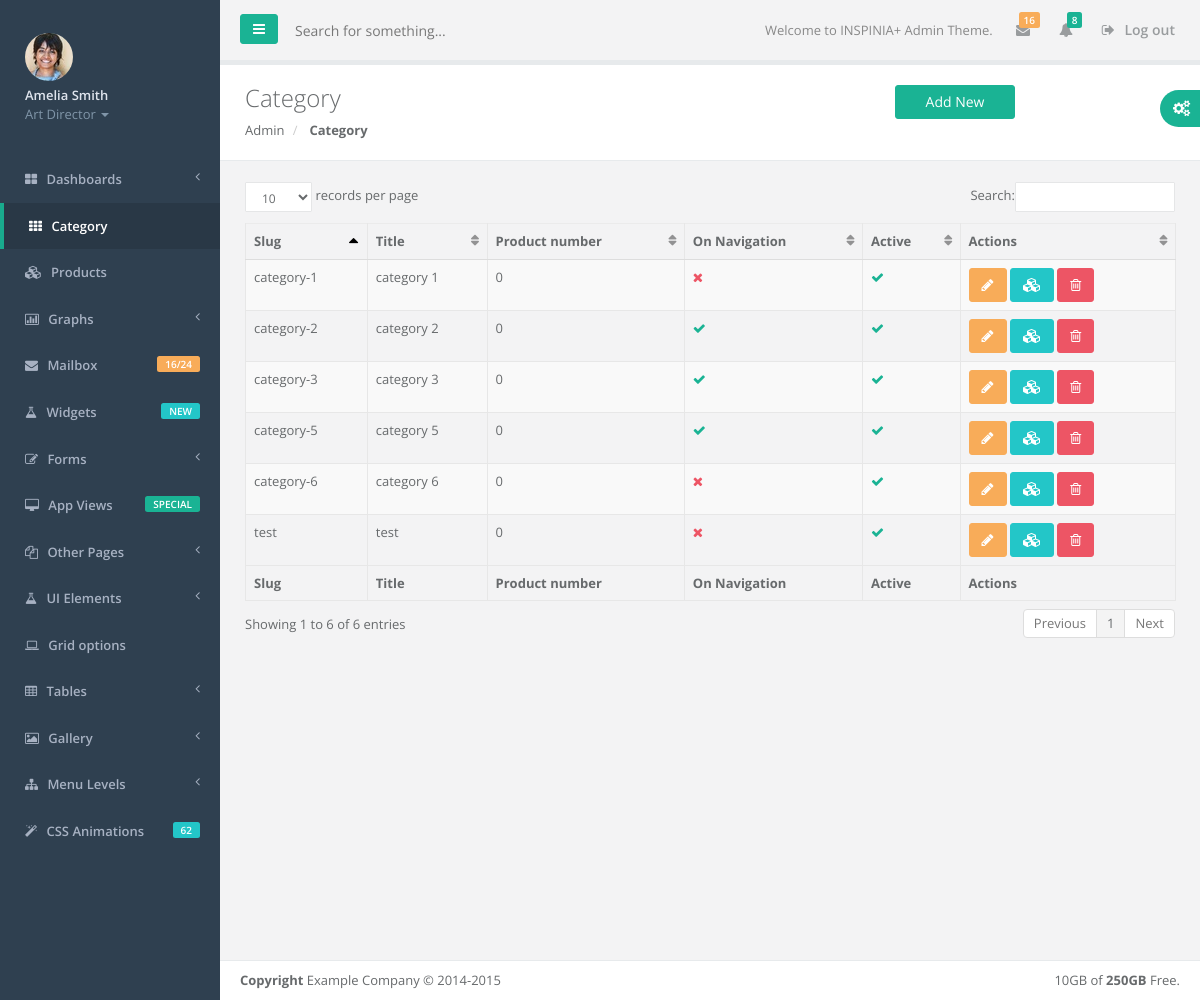
Page /admin/category.php on the earlier database version.
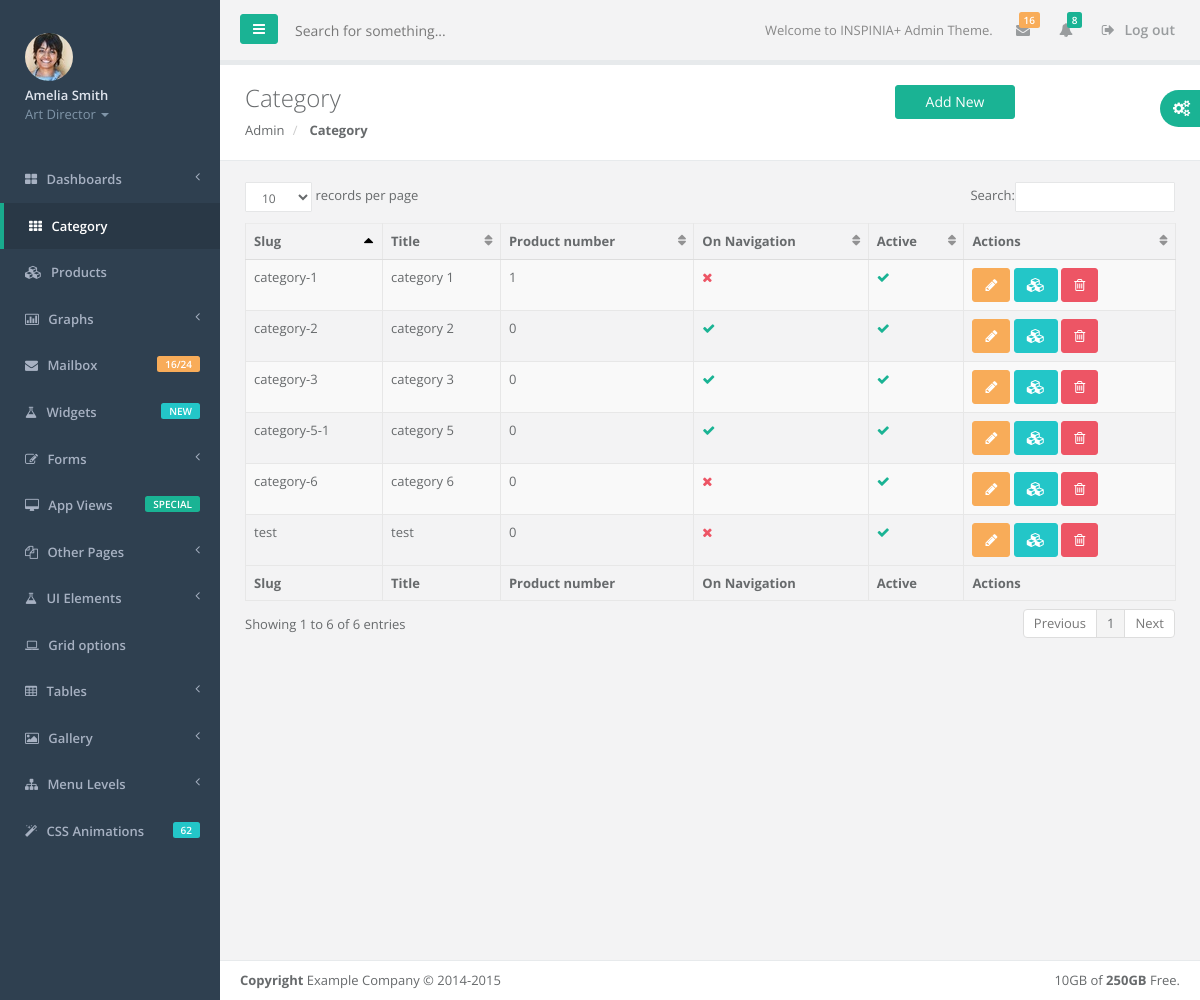
Same page on the later database version.
### tables this page shows
CREATE TABLE IF NOT EXISTS `category` (
  `id` int(11) NOT NULL AUTO_INCREMENT,
  `title` varchar(1000) NOT NULL,
  `description` longtext,
  `image` varchar(255) DEFAULT NULL,
  `slug` varchar(1000) NOT NULL,
  `parent_id` int(11) DEFAULT NULL,
  `is_active` bit(1) NOT NULL DEFAULT b'1',
  `on_navigation` bit(1) NOT NULL DEFAULT b'1',
  `order` int(3) NOT NULL DEFAULT '1',
  `seo_title` varchar(1000) DEFAULT NULL,
  `seo_description` varchar(1000) DEFAULT NULL,
  `seo_tags` varchar(1000) DEFAULT NULL,
  `updated` datetime NOT NULL DEFAULT CURRENT_TIMESTAMP ON UPDATE CURRENT_TIMESTAMP,
  PRIMARY KEY (`id`),
  UNIQUE KEY `slug` (`slug`),
  KEY `FK_category_category` (`parent_id`),
  CONSTRAINT `FK_category_category` FOREIGN KEY (`parent_id`) REFERENCES `category` (`id`) ON DELETE SET NULL
);

### admin/category.php (the view, shortened to what this page needs)
<?php
include "connect.php";
$sql = "SELECT * , (select count(id) FROM product WHERE product.category_id = category.id) as pnum  FROM category ";
$category = $conn->query($sql);
?>
<!DOCTYPE html>
<html>
<head>
    <link href="css/bootstrap.min.css" rel="stylesheet">
    <link href="font-awesome/css/font-awesome.css" rel="stylesheet">
    <link href="css/plugins/dataTables/dataTables.bootstrap.css" rel="stylesheet">
    <link href="css/animate.css" rel="stylesheet">
    <link href="css/style.css" rel="stylesheet">
</head>
<body>
    <div id="wrapper">
        <?php include "layouts/nav.php" ?>
        <div id="page-wrapper" class="gray-bg">
        <div class="row border-bottom">
        <nav class="navbar navbar-static-top" role="navigation" style="margin-bottom: 0">
            <?php include "layouts/header.php" ; ?>
        </nav>
        </div>
            <div class="row wrapper border-bottom white-bg page-heading">
                <div class="col-lg-10">
                    <h2>
                        Category
                        <a href="category-form.html" class="btn btn-w-m btn-primary pull-right">Add New</a>
                    </h2>
                    <ol class="breadcrumb">
                        <li>
                            <a href="index.html">Admin</a>
                        </li>
                        <li class="active">
                            <strong>Category</strong>
                        </li>
                    </ol>
                </div>
                <div class="col-lg-2">
                </div>
            </div>
        <div class="wrapper wrapper-content animated fadeInRight">
            <div class="row">
                <div class="col-lg-12">
                </div>
            </div>
            <div class="row">
                <div class="col-lg-12">
                    <table class="table table-striped table-bordered table-hover dataTables-example" >
                        <thead>
                            <tr>
                                <th>Slug</th>
                                <th>Title</th>
                                <th>Product number</th>
                                <th>On Navigation</th>
                                <th>Active</th>
                                <th>Actions</th>
                            </tr>
                        </thead>
                        <tbody>
                            <?php
                                while($row = $category->fetch_assoc()) {
                            ?>
                            <tr class="gradeX">
                                <td><?php echo $row["slug"]?></td>
                                <td><?php echo $row["title"]?></td>
                                <td class="center"><?php echo $row["pnum"]?></td>
                                <td class="center"><?php if ( $row["on_navigation"] == 1){echo '<i class="fa fa-check text-navy"></i>';}else{echo '<i class="fa fa-times text-danger"></i>';}?></td>
                                <td class="center"><?php if ( $row["is_active"] == 1){echo '<i class="fa fa-check text-navy"></i>';}else{echo '<i class="fa fa-times text-danger"></i>';}?></td>
                                <td class="center">
                                    <a class="btn btn-warning btn-bitbucket" href="category-form.html?id=<?php echo $row["id"]; ?>">
                                        <i class="fa fa-pencil"></i>
                                    </a>
                                    <a class="btn btn-info btn-bitbucket" href="products.html?category=<?php echo $row["id"]; ?>">
                                        <i class="fa fa-cubes"></i>
                                    </a>
                                    <a class="btn btn-danger btn-bitbucket">
                                        <i class="fa fa-trash-o"></i>
                                    </a>
                                </td>
                            </tr>
                            <?php } ?>
                        </tbody>
                        <tfoot>
                            <tr>
                                <th>Slug</th>
                                <th>Title</th>
                                <th>Product number</th>
                                <th>On Navigation</th>
                                <th>Active</th>
                                <th>Actions</th>
                            </tr>
                        </tfoot>
                    </table>
                </div>
            </div>
        </div>
        <div class="footer">
            <div class="pull-right">
                10GB of <strong>250GB</strong> Free.
            </div>
            <div>
                <strong>Copyright</strong> Example Company &copy; 2014-2015
            </div>
        </div>
        </div>
        </div>
</body>
</html>

Differences in the rows shown:
changed category "category-1": pnum "0" → "1"
changed category "category 5": slug "category-5" → "category-5-1"
